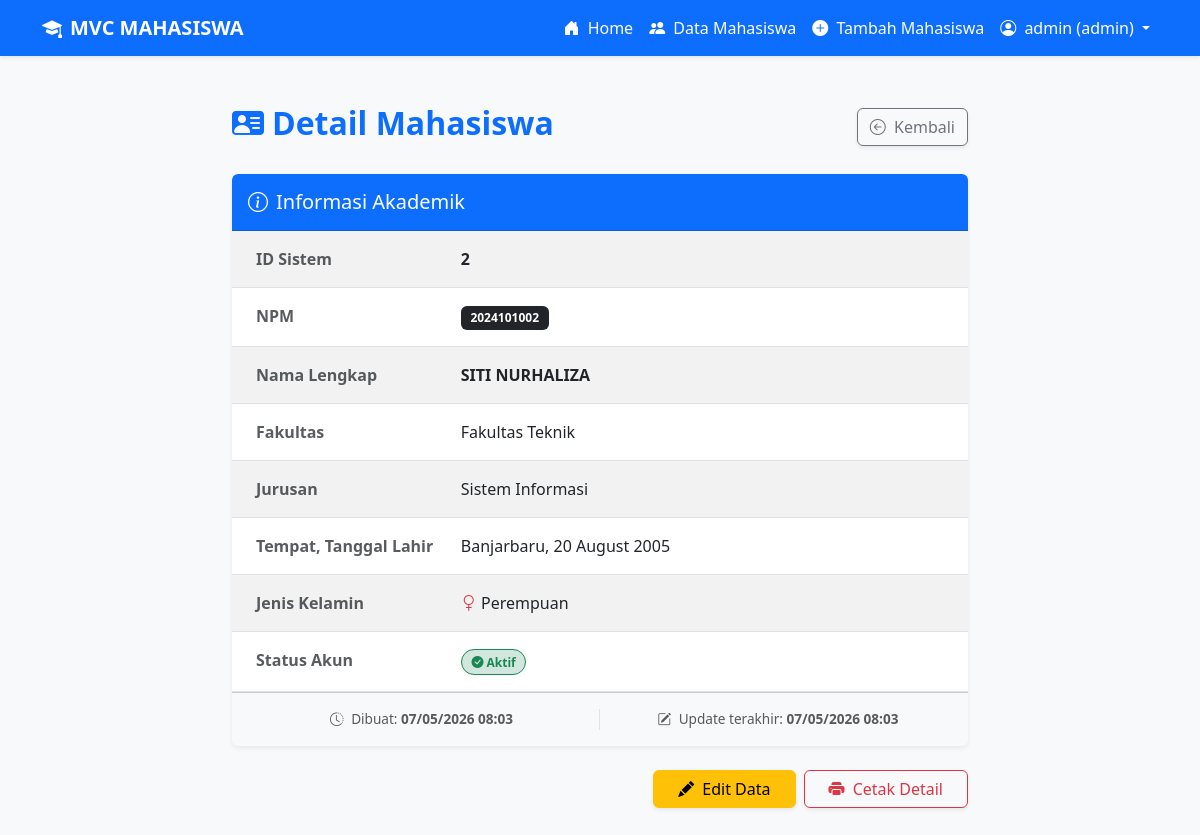
The app's page /mahasiswa/show/2 (signed in) with its own data.
### tables this page shows
CREATE TABLE IF NOT EXISTS mahasiswa (
    id INT(11) AUTO_INCREMENT PRIMARY KEY,
    created_at TIMESTAMP DEFAULT CURRENT_TIMESTAMP,
    updated_at TIMESTAMP DEFAULT CURRENT_TIMESTAMP ON UPDATE CURRENT_TIMESTAMP,
    status_id INT(1) DEFAULT 1 COMMENT '1: Aktif, 0: Nonaktif',
    npm VARCHAR(20) NOT NULL UNIQUE,
    nama_lengkap VARCHAR(100) NOT NULL,
    fakultas VARCHAR(100) NOT NULL,
    jurusan ENUM('Teknik Informatika', 'Sistem Informasi') NOT NULL,
    tempat_lahir VARCHAR(50) NOT NULL,
    tanggal_lahir DATE NOT NULL,
    jenis_kelamin ENUM('Laki-laki', 'Perempuan') NOT NULL,
    INDEX idx_status (status_id),
    INDEX idx_jurusan (jurusan)
);

### app/controllers/MahasiswaController.php (called while the page is built, shortened)
<?php
class MahasiswaController extends Controller {
    private $mahasiswaModel;
    public function __construct() {
        $this->mahasiswaModel = $this->model('MahasiswaModel');
    }
    public function show($id) {
        $mahasiswa = $this->mahasiswaModel->find($id);
        $data['title'] = 'Detail Mahasiswa';
        $data['mahasiswa'] = $mahasiswa;
        $this->view('mahasiswa/view', $data);
    }
}
?>

### core/app.php (called while the page is built, shortened)
<?php
class App {
    protected $method = 'index';
    public function __construct() {
        $url = $this->parseURL();
        if (isset($url[0])) {
            $controllerName = ucfirst($url[0]) . 'Controller';
            if (file_exists('../app/controllers/' . $controllerName . '.php')) {
                unset($url[0]);
            }
        }
        $this->controller = new $this->controller;
        if (isset($url[1])) {
            if (method_exists($this->controller, $url[1])) {
                $this->method = $url[1];
                unset($url[1]);
            }
        }
        $this->params = $url ? array_values($url) : [];
        call_user_func_array([$this->controller, $this->method], $this->params);
    }
    public function parseURL() {
        if (isset($_GET['url'])) {
            $url = rtrim($_GET['url'], '/');
            $url = filter_var($url, FILTER_SANITIZE_URL);
            $url = explode('/', $url);
            return $url;
        }
        return [];
    }
}
?>

### public/index.php (called while the page is built, shortened)
<?php
require_once '../core/App.php';
require_once '../core/Controller.php';
require_once '../core/Model.php';
$app = new App();
?>

### config/database.php (called while the page is built, shortened)
<?php
class Database {
    private $host = 'localhost';
    private $dbname = 'uniska_latihan_mvc_2026';
    private $username = 'root';
    private $password = '';
    public function getConnection() {
        $this->conn = null;
        try {
            $this->conn = new PDO(
                "mysql:host=" . $this->host . ";dbname=" . $this->dbname,
                $this->username,
                $this->password
            );
            $this->conn->setAttribute(PDO::ATTR_ERRMODE, PDO::ERRMODE_EXCEPTION);
            $this->conn->exec("set names utf8");
        } catch(PDOException $e) {
            echo "Connection error: " . $e->getMessage();
        }
        return $this->conn;
    }
}
function getConnection() {
    $database = new Database();
    return $database->getConnection();
}
?>

### core/model.php (called while the page is built, shortened)
<?php
require_once '../config/database.php';
class Model {
    protected $table;
    protected $db;
    public function __construct() {
        $this->db = getConnection();
    }
    public function getById($id) {
        $query = "SELECT * FROM {$this->table} WHERE id = :id";
        $stmt = $this->db->prepare($query);
        $stmt->bindParam(':id', $id);
        $stmt->execute();
        return $stmt->fetch(PDO::FETCH_ASSOC);
    }
}
?>

### app/models/MahasiswaModel.php (called while the page is built, shortened)
<?php
class MahasiswaModel extends Model {
    public function find($id) {
        return $this->getById($id);
    }
}
?>

### app/views/mahasiswa/view.php (the view)
<div class="row justify-content-center">
    <div class="col-md-8">
        <div class="d-flex justify-content-between align-items-center mb-4">
            <h2 class="text-primary fw-bold">
                <i class="bi bi-person-vcard-fill me-2"></i>Detail Mahasiswa
            </h2>
            <a href="<?= BASEURL ?>mahasiswa/index" class="btn btn-outline-secondary shadow-sm">
                <i class="bi bi-arrow-left-circle me-1"></i> Kembali
            </a>
        </div>
        <div class="card border-0 shadow-sm overflow-hidden">
            <div class="card-header bg-primary text-white py-3">
                <h5 class="card-title mb-0"><i class="bi bi-info-circle me-2"></i>Informasi Akademik</h5>
            </div>
            <div class="card-body p-0">
                <table class="table table-striped table-hover mb-0">
                    <tr>
                        <th width="30%" class="ps-4 py-3 text-muted">ID Sistem</th>
                        <td class="py-3 fw-bold"><?= $mahasiswa['id'] ?></td>
                    </tr>
                    <tr>
                        <th class="ps-4 py-3 text-muted">NPM</th>
                        <td class="py-3"><span class="badge bg-dark"><?= $mahasiswa['npm'] ?></span></td>
                    </tr>
                    <tr>
                        <th class="ps-4 py-3 text-muted">Nama Lengkap</th>
                        <td class="py-3 text-uppercase fw-semibold"><?= $mahasiswa['nama_lengkap'] ?></td>
                    </tr>
                    <tr>
                        <th class="ps-4 py-3 text-muted">Fakultas</th>
                        <td class="py-3"><?= $mahasiswa['fakultas'] ?></td>
                    </tr>
                    <tr>
                        <th class="ps-4 py-3 text-muted">Jurusan</th>
                        <td class="py-3"><?= $mahasiswa['jurusan'] ?></td>
                    </tr>
                    <tr>
                        <th class="ps-4 py-3 text-muted">Tempat, Tanggal Lahir</th>
                        <td class="py-3">
                            <?= $mahasiswa['tempat_lahir'] ?>,
                            <?= date('d F Y', strtotime($mahasiswa['tanggal_lahir'])) ?>
                        </td>
                    </tr>
                    <tr>
                        <th class="ps-4 py-3 text-muted">Jenis Kelamin</th>
                        <td class="py-3">
                            <i class="bi <?= $mahasiswa['jenis_kelamin'] == 'Laki-laki' ? 'bi-gender-male text-primary' : 'bi-gender-female text-danger' ?>"></i>
                            <?= $mahasiswa['jenis_kelamin'] ?>
                        </td>
                    </tr>
                    <tr>
                        <th class="ps-4 py-3 text-muted">Status Akun</th>
                        <td class="py-3">
                            <?php if($mahasiswa['status_id'] == 1): ?>
                                <span class="badge rounded-pill bg-success-subtle text-success border border-success">
                                    <i class="bi bi-check-circle-fill"></i> Aktif
                                </span>
                            <?php else: ?>
                                <span class="badge rounded-pill bg-danger-subtle text-danger border border-danger">
                                    <i class="bi bi-x-circle-fill"></i> Nonaktif
                                </span>
                            <?php endif; ?>
                        </td>
                    </tr>
                </table>
            </div>
            <div class="card-footer bg-light py-3 px-4">
                <div class="row text-center text-muted" style="font-size: 0.85rem;">
                    <div class="col-sm-6 border-end">
                        <i class="bi bi-clock-history me-1"></i> Dibuat:
                        <span class="fw-semibold"><?= date('d/m/Y H:i', strtotime($mahasiswa['created_at'])) ?></span>
                    </div>
                    <div class="col-sm-6">
                        <i class="bi bi-pencil-square me-1"></i> Update terakhir:
                        <span class="fw-semibold"><?= date('d/m/Y H:i', strtotime($mahasiswa['updated_at'])) ?></span>
                    </div>
                </div>
            </div>
        </div>
        <div class="mt-4 d-flex gap-2 justify-content-end">
            <a href="<?= BASEURL ?>mahasiswa/edit/<?= $mahasiswa['id'] ?>" class="btn btn-warning px-4 shadow-sm">
                <i class="bi bi-pencil-fill me-1"></i> Edit Data
            </a>
            <button class="btn btn-outline-danger px-4 shadow-sm" onclick="window.print()">
                <i class="bi bi-printer-fill me-1"></i> Cetak Detail
            </button>
        </div>
    </div>
</div>
<?php require_once '../app/views/templates/footer.php'; ?>

### app/views/templates/header.php (style rules this page uses)
body { background-color: #f8f9fa; font-family: 'Segoe UI', Tahoma, Geneva, Verdana, sans-serif; }
.badge { padding: 0.5em 0.8em; }

### records on screen
mahasiswa: id "2", npm "2024101002", nama_lengkap "SITI NURHALIZA", fakultas "Fakultas Teknik", jurusan "Sistem Informasi", tempat_lahir "Banjarbaru", tanggal_lahir "20 August 2005", jenis_kelamin "Perempuan", created_at "07/05/2026 08:03", updated_at "07/05/2026 08:03"

### other values on screen
$_SESSION['username'] "admin"
$_SESSION['role'] "admin"
